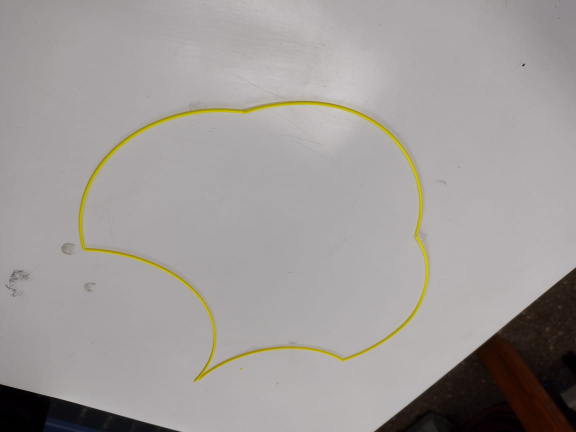
#> input picture garudaTest1/Imgs/terreno1.jpg, 1152 x 864 px (shown at 1/2 size)
$ python Test3.py
#> lines starting #> are read from the running program, lines starting #| are printed output that depends on the picture; after the words box and inside, x2 and y2 are one past the last pixel; in counts of white or black regions, pixels touching at a corner belong together
import cv2
import numpy as np
import matplotlib.pyplot as plt

#Detectar contornos
def detectar_contornos_amarillos(image):
    hsv = cv2.cvtColor(image, cv2.COLOR_BGR2HSV)
    lower_yellow = np.array([20, 100, 100])
    upper_yellow = np.array([30, 255, 255])
    mask = cv2.inRange(hsv, lower_yellow, upper_yellow)
    contours, _ = cv2.findContours(mask, cv2.RETR_EXTERNAL, cv2.CHAIN_APPROX_SIMPLE)
    return contours


def estimate_transform(src_points, dst_points):
    M, _ = cv2.findHomography(src_points, dst_points)
    return M


def transform_contour(contour, M):
    contour_float = contour.astype(np.float32)
    contour_reshaped = contour_float.reshape(-1, 1, 2)
    transformed_contour = cv2.perspectiveTransform(contour_reshaped, M)
    return transformed_contour.reshape(-1, 2)


def create_unified_topdown_map(images, src_points_list, dst_points):
    all_contours = []
    for idx, (image, src_points) in enumerate(zip(images, src_points_list)):
        contours = detectar_contornos_amarillos(image)
        if not contours:
            print(f"No contours found in image {idx + 1}")
            continue
        try:
            M = estimate_transform(src_points, dst_points)
            for contour in contours:
                if contour.shape[0] < 4:  # Skip contours with too few points
                    continue
                transformed_contour = transform_contour(contour, M)
                all_contours.append(transformed_contour)
        except Exception as e:
            print(f"Error processing image {idx + 1}: {str(e)}")

    # Combine all contours
    combined_contour = np.vstack(all_contours)

    # Plot the combined contour
    plt.figure(figsize=(10, 10))
    plt.plot(combined_contour[:, 0], combined_contour[:, 1], 'b-')
    plt.title("Unified Top-Down 2D Map of Terrain Contours")
    plt.xlabel("X coordinate")
    plt.ylabel("Y coordinate")
    plt.gca().set_aspect('equal', adjustable='box')
    plt.grid(True)
    plt.show()


# Load images
img1 = cv2.imread('../Imgs/terreno1.jpg')
#> img1 is the input picture: shape (864, 1152, 3); mean B, G, R 153.6, 155.5, 159.9
img2 = cv2.imread('../Imgs/terreno2.jpg')
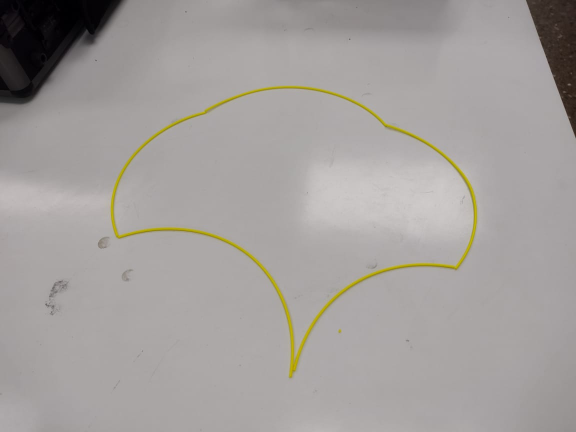
#> input picture garudaTest1/Imgs/terreno2.jpg, 1152 x 864 px (shown at 1/2 size)
#> img2 is the input picture: shape (864, 1152, 3); mean B, G, R 156.1, 158.5, 162.7
img3 = cv2.imread('../Imgs/terreno3.jpg')
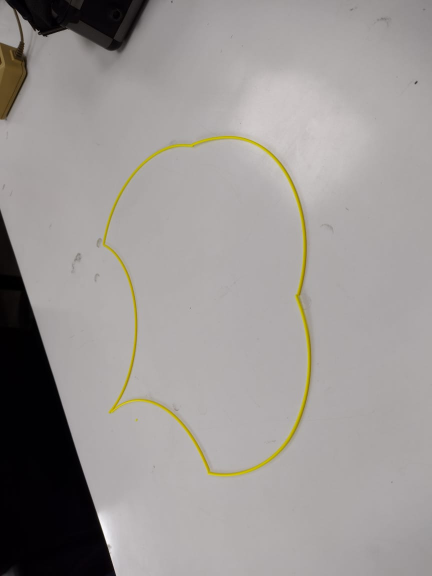
#> input picture garudaTest1/Imgs/terreno3.jpg, 864 x 1152 px (shown at 1/2 size)
#> img3 is the input picture: shape (1152, 864, 3); mean B, G, R 148.8, 150.9, 154.9

# Check if images are loaded correctly
if img1 is None or img2 is None or img3 is None:
    print("Error: One or more images could not be loaded.")
    exit()

# Define source points (corners of the yellow contour in each image)
# These points should be manually selected for each image
src_points1 = np.array([[100, 100], [400, 100], [400, 300], [100, 300]], dtype=np.float32)
src_points2 = np.array([[150, 150], [450, 150], [450, 350], [150, 350]], dtype=np.float32)
src_points3 = np.array([[200, 200], [500, 200], [500, 400], [200, 400]], dtype=np.float32)

# Define destination points (where these corners should be in the top-down view)
dst_points = np.array([[0, 0], [1000, 0], [1000, 1000], [0, 1000]], dtype=np.float32)

# Create the unified top-down map
create_unified_topdown_map([img1, img2, img3], [src_points1, src_points2, src_points3], dst_points)
#> the loop in create_unified_topdown_map, `for idx, (image, src_points) in enumerate(zip(images, src_points_list)):` made 3 passes
#> (src_points, M) on passes 1 to 3: ([[100, 100], [400, 100], [400, 300], [100, 300]], [[3.33, 0, -333.3], [0, 5, -500], [0, 0, 1]]), ([[150, 150], [450, 150], [450, 350], [150, 350]], [[3.33, 0, -500], [0, 5, -750], [0, 0, 1]]), ([[200, 200], [500, 200], [500, 400], [200, 400]], [[3.33, 0, -666.7], [0, 5, -1000], [0, 0, 1]])
#> pass 1, in detectar_contornos_amarillos, `mask = cv2.inRange(hsv, lower_yellow, upper_yellow)`:
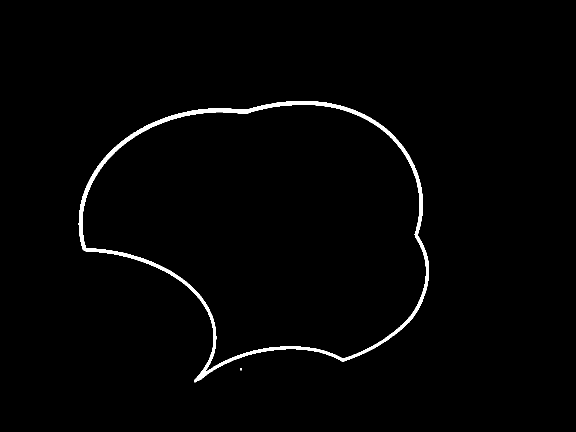
#> mask: shape (864, 1152) (shown at 1/2 size); 1.5% white; 2 white regions (1 under 20 px), largest, box (x1, y1, x2, y2) and area: (157, 202, 858, 765) 14474
#> after the loop in create_unified_topdown_map, `for idx, (image, src_points) in enumerate(zip(images, src_points_list)):`: all_contours = 8 point arrays, longest 976 points
#> in create_unified_topdown_map, `combined_contour = np.vstack(all_contours)`: combined_contour = 2825 pairs, first value -666.7 to 2676.7, second value -500 to 3760
#> in create_unified_topdown_map, `plt.show()`:
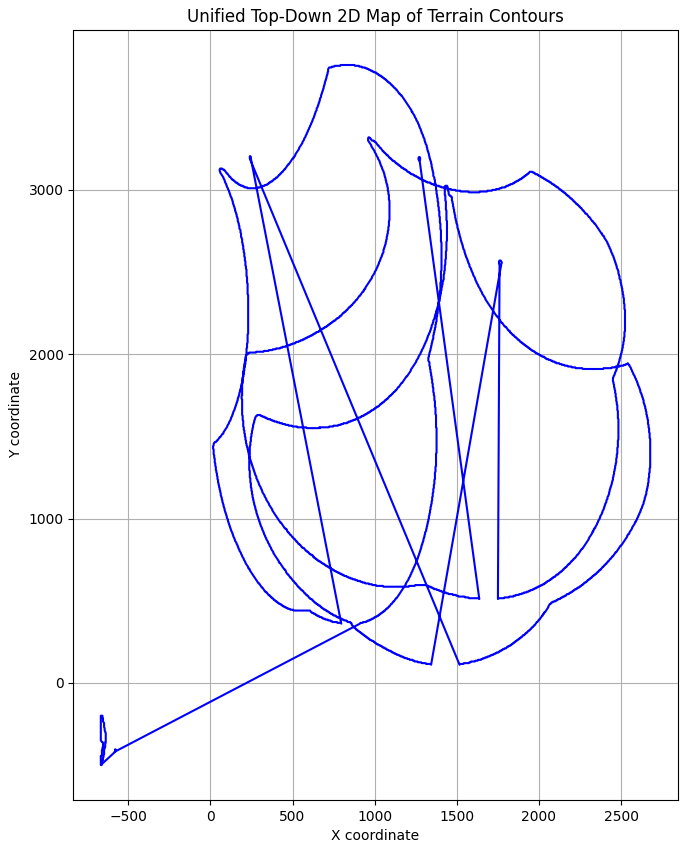
#> figure drawn by matplotlib, 1 panel

# Visualize the original images with detected contours
for idx, img in enumerate([img1, img2, img3]):
    contours = detectar_contornos_amarillos(img)
    img_contours = img.copy()
    cv2.drawContours(img_contours, contours, -1, (0, 255, 0), 2)
    cv2.imshow(f'Image {idx + 1} with Contours', img_contours)
#> this loop made 3 passes
#> pass 1, `cv2.imshow(f'Image {idx + 1} with Contours', img_contours)`:
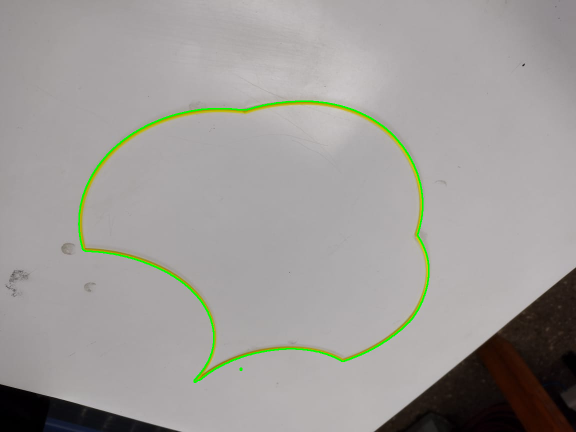
#> window 'Image 1 with Contours': shape (864, 1152, 3) (shown at 1/2 size); mean B, G, R 153, 156.2, 158.6
#> pass 2, `cv2.imshow(f'Image {idx + 1} with Contours', img_contours)`:
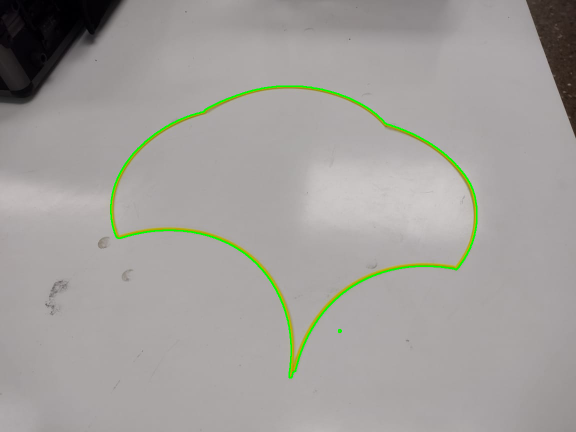
#> window 'Image 2 with Contours': shape (864, 1152, 3) (shown at 1/2 size); mean B, G, R 155.5, 159.3, 161.5
#> pass 3, in detectar_contornos_amarillos (call 6), `mask = cv2.inRange(hsv, lower_yellow, upper_yellow)`:
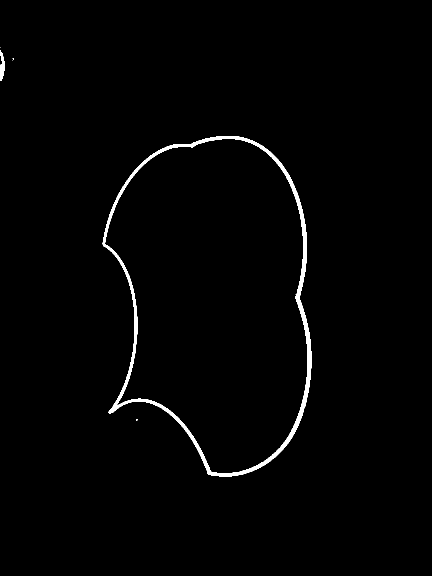
#> mask: shape (1152, 864) (shown at 1/2 size); 1.3% white; 6 white regions (4 under 20 px), largest, box (x1, y1, x2, y2) and area: (205, 272, 623, 953) 12523, (0, 100, 10, 161) 376

cv2.waitKey(0)
cv2.destroyAllWindows()
